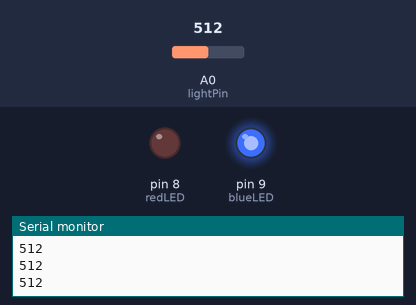
The sketch below on a simulated Arduino Uno, built with avr-gcc and run on an emulated ATmega328P. Parts: output pins drawn as LEDs (lit = HIGH), the last lines printed to the serial monitor. The test bench sets the inputs (shaded band); at power-on: A0 (lightPin) = 512.

Above: at 1.2 s.
1.3 s: A0 (lightPin) set to 315
3.2 s: A0 (lightPin) set to 289
At 4.8 s:
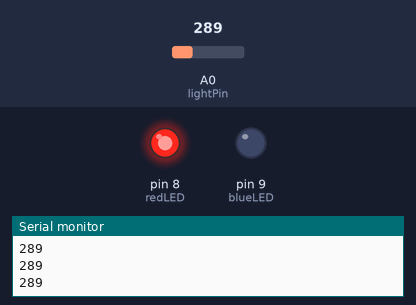
5.2 s: A0 (lightPin) set to 306
At 6.7 s:
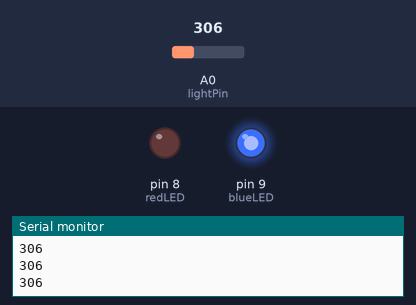
7.0 s: A0 (lightPin) set to 290
At 8.4 s:
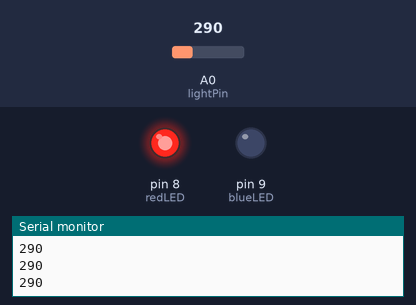
Timing chart, 0 to 10.0 s (numbered marks = the images above; inputs shaded):
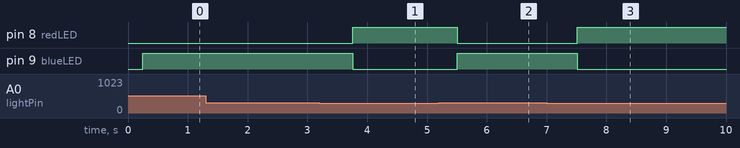

The sketch:

primer_experimento_fotoresistencia.ino
```cpp
int lightPin=A0;
int lightVal;
int dv=250;
int redLED=8;
int blueLED=9;

void setup() {
  // put your setup code here, to run once:
  pinMode(lightPin, INPUT);
  Serial.begin(9600);
  pinMode(redLED, OUTPUT);
  pinMode(blueLED, OUTPUT);
}

void loop() {
  // put your main code here, to run repeatedly:

  lightVal=analogRead(lightPin);
  Serial.println(lightVal);
  delay(dv);

  while(lightVal<=300) {
    digitalWrite(redLED, HIGH);
    digitalWrite(blueLED, LOW);
    lightVal=analogRead(lightPin);
    Serial.println(lightVal);
    delay(dv);
  }

  while(lightVal>=300) {
    digitalWrite(redLED, LOW);
    digitalWrite(blueLED, HIGH);
    lightVal=analogRead(lightPin);
    Serial.println(lightVal);
    delay(dv);
  }
  }
```

Measured:
- the behaviour switches between 300 and 299 on A0 (lightPin) (found by bisection; images 0 and 1)
- after the input at 3.2 s, pin 8 (redLED): LOW → HIGH after 0.55 s; pin 9 (blueLED): HIGH → LOW after 0.55 s
- after the input at 5.2 s, pin 8 (redLED): HIGH → LOW after 0.31 s; pin 9 (blueLED): LOW → HIGH after 0.31 s
- after the input at 7.0 s, pin 8 (redLED): LOW → HIGH after 0.51 s; pin 9 (blueLED): HIGH → LOW after 0.51 s
